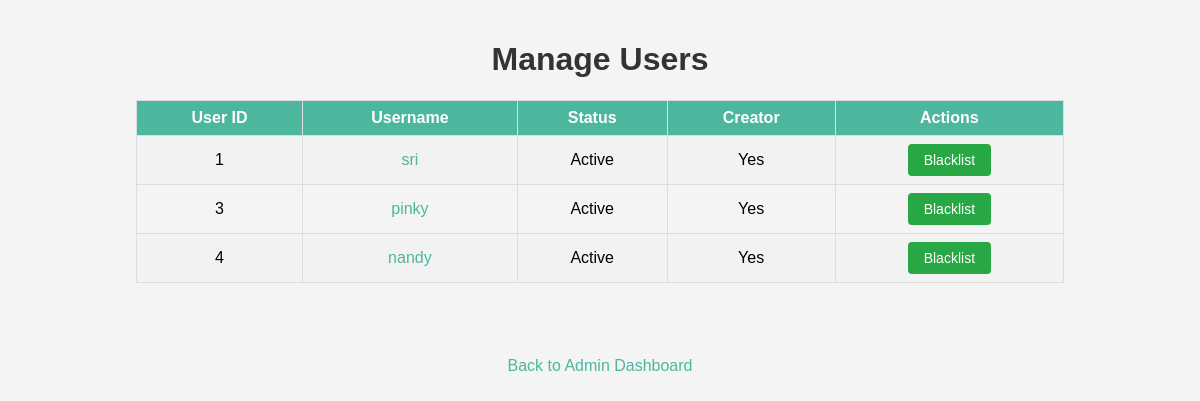
Screenshot of /admin/manage_users (signed in) with the database file from the repository.
### models.py (models this page shows, shortened)
class User(db.Model, UserMixin):
    id = db.Column(db.Integer, primary_key=True)
    username = db.Column(db.String(80), unique=True, nullable=False)
    email = db.Column(db.String(120), unique=True, nullable=False)
    password = db.Column(db.String(128))
    is_creator = db.Column(db.Boolean, default=False)
    is_admin = db.Column(db.Boolean, default=False)
    is_blacklisted = db.Column(db.Boolean, default=False)
    albums = db.relationship('Album', backref='user', lazy=True)
    songs = db.relationship('Song', backref='user', lazy=True)

### app.py (the view)
@app.route('/admin/manage_users')
@login_required
def manage_users():
    users = User.query.all()
    return render_template('manage_users.html', users=users)

### app.py (called while the page is built)
@login_manager.user_loader
def load_user(user_id):
    if user_id is not None:
        return User.query.get(int(user_id))
    return None

### templates/manage_users.html (shortened to what this page needs)
<!DOCTYPE html>
<html lang="en">
<head>
</head>
<body>
    <h1>Manage Users</h1>
    <table>
        <tr>
            <th>User ID</th>
            <th>Username</th>
            <th>Status</th>
            <th>Creator</th>
            <th>Actions</th>
        </tr>
        {% for user in users %}
            {% if not user.is_admin %}
            <tr>
                <td>{{ user.id }}</td>
                <td><a href="{{ url_for('manage_songs', user_id=user.id) }}">{{ user.username }}</a></td>
                <td>{{ 'Blacklisted' if user.is_blacklisted else 'Active' }}</td>
                <td>{{ 'Yes' if user.is_creator else 'No' }}</td>
                <td>
                    {% if user.is_blacklisted %}
                        <form action="{{ url_for('whitelist_user', user_id=user.id) }}" method="post">
                            <button type="submit">Whitelist</button>
                        </form>
                    {% else %}
                        <form action="{{ url_for('blacklist_user', user_id=user.id) }}" method="post">
                            <button type="submit">Blacklist</button>
                        </form>
                    {% endif %}
                </td>
            </tr>
            {% endif %}
        {% endfor %}
    </table><br>
    <br><br>
    <a href="{{url_for('admin_dashboard')}}">Back to Admin Dashboard</a>
</body>
</html>

### templates/manage_users.html (style rules this page uses)
body { font-family: Arial, sans-serif; background-color: #f4f4f4; margin: 0; padding: 20px; text-align: center; }
h1 { color: #333; }
table { width: 80%; margin: 20px auto; border-collapse: collapse; }
th, td { border: 1px solid #ddd; padding: 8px; text-align: center; }
th { background-color: #4cb69f; color: white; }
tr:nth-child(even) { background-color: #f2f2f2; }
button { background-color: #28a745; color: white; padding: 8px 16px; border: none; border-radius: 4px; cursor: pointer; font-size: 14px; }
a { color: #4cb69f; text-decoration: none; }

### rows the page displays
User: id "1", username "sri", is_blacklisted "Active", is_creator "Yes"
User: id "3", username "pinky", is_blacklisted "Active", is_creator "Yes"
User: id "4", username "nandy", is_blacklisted "Active", is_creator "Yes"
